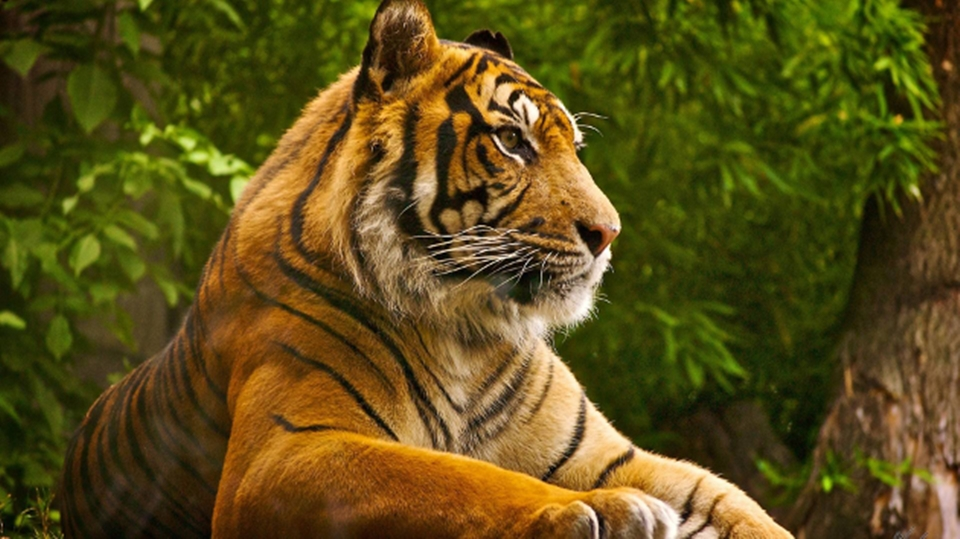
#> input picture manipula_img/img001.jpeg, 960 x 539 px; its folder holds 6 pictures in this run
$ python gamma2.py
#> lines starting #> are read from the running program, lines starting #| are printed output that depends on the picture
#!/usr/bin/python
'''
Este código carrega uma imagem jpg, quebra em duas partes (metades superior e inferior) e
realiza um ajuste de brilho e contraste

22/08/2022
'''

import numpy as np
from PIL import Image
from time import perf_counter
import multiprocessing
from random import randint
import os

def define_brilho(id,matriz, alpha, beta):
    imagem_result = np.zeros(matriz.shape, matriz.dtype)

    y, x, c = matriz.shape

    for ypos in range(y):
        for xpos in range(x):
            for canal in range(c):
                imagem_result[ypos, xpos, canal] = np.clip((alpha * matriz[ypos, xpos, canal]) + beta, 0, 255)

    Image.fromarray(imagem_result).save(f'img_{id}.jpeg')


if __name__ == '__main__':
    start_time = perf_counter()

    imagem_original = Image.open('img001.jpeg')
#> imagem_original is the input picture: PIL image 960x539 RGB; mean R, G, B 91.7, 78.2, 24.3

    matriz_original = np.asarray(imagem_original)

    y, x, c = matriz_original.shape
#> y = 539; x = 960; c = 3


    matriz_superior = np.copy(matriz_original[:int(y/2)])
    matriz_superior_1 = np.copy(matriz_superior[:,:int(x/2)])
    matriz_superior_2 = np.copy(matriz_superior[:,int(x/2):])

    matriz_inferior = np.copy(matriz_original[int(y/2):])
    matriz_inferior_1 = np.copy(matriz_inferior[:,:int(x/2)])
    matriz_inferior_2 = np.copy(matriz_inferior[:,int(x/2):])


    p1 = multiprocessing.Process(target=define_brilho, args=('quadrante1',matriz_superior_1,3, 100))
    p2 = multiprocessing.Process(target=define_brilho, args=('quadrante2',matriz_superior_2,3, 100))
    p3 = multiprocessing.Process(target=define_brilho, args=('quadrante3',matriz_inferior_1,3, 100))
    p4 = multiprocessing.Process(target=define_brilho, args=('quadrante4',matriz_inferior_2,3, 100))

    p1.start()
    p2.start()
#> call 2 of define_brilho, with id = 'quadrante2', alpha = 3, beta = 100
#> after the loop in define_brilho (call 2), `for ypos in range(y):`:
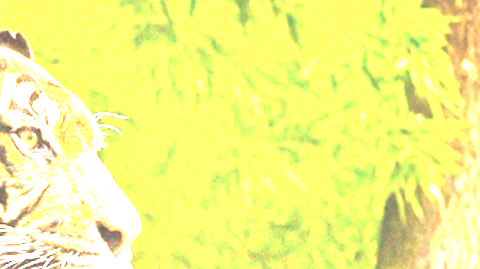
#> imagem_result: shape (269, 480, 3); mean R, G, B 245.7, 247.2, 133.7
    p3.start()
#> call 3 of define_brilho, with id = 'quadrante3', alpha = 3, beta = 100
#> after the loop in define_brilho (call 3), `for ypos in range(y):`:
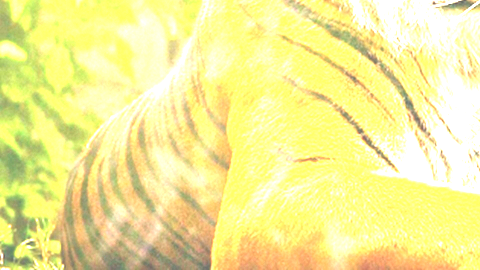
#> imagem_result: shape (270, 480, 3); mean R, G, B 244.2, 238.1, 151.2
    p4.start()
#> call 4 of define_brilho, with id = 'quadrante4', alpha = 3, beta = 100
#> after the loop in define_brilho (call 4), `for ypos in range(y):`:
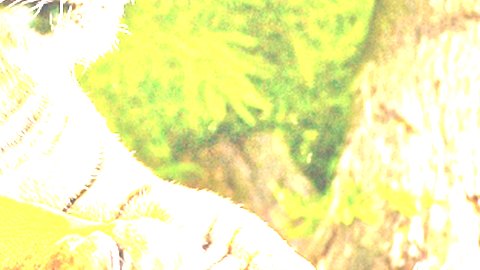
#> imagem_result: shape (270, 480, 3); mean R, G, B 241.8, 242.9, 175.1

    p1.join()
    p2.join()
    p3.join()
    p4.join()


    img_quadrante1 = Image.open('img_quadrante1.jpeg')
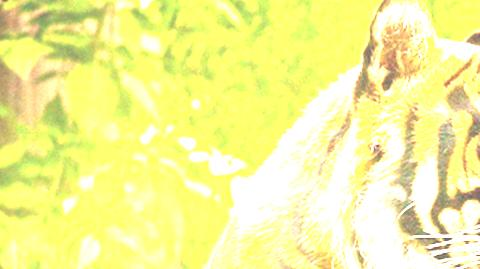
#> img_quadrante1: PIL image 480x269 RGB; mean R, G, B 245.2, 244.9, 151.7
    img_quadrante2 = Image.open('img_quadrante2.jpeg')
    img_quadrante3 = Image.open('img_quadrante3.jpeg')
    img_quadrante4 = Image.open('img_quadrante4.jpeg')

    matriz_qua1 = np.asarray(img_quadrante1)
    matriz_qua2 = np.asarray(img_quadrante2)
    matriz_qua3 = np.asarray(img_quadrante3)
    matriz_qua4 = np.asarray(img_quadrante4)


    matriz_sup = np.concatenate(( matriz_qua1, matriz_qua2), axis=1)
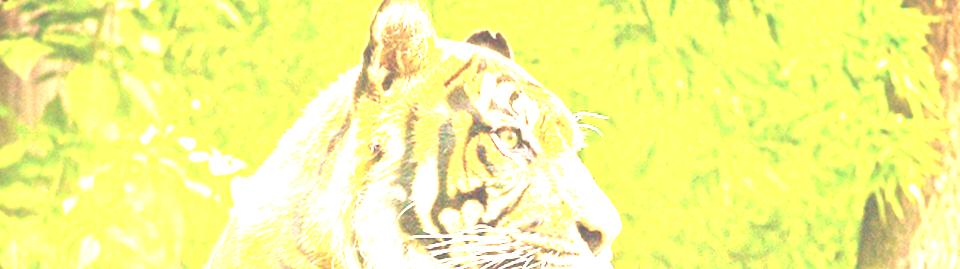
#> matriz_sup: shape (269, 960, 3); mean R, G, B 245, 245.7, 142.5
    matriz_inf = np.concatenate(( matriz_qua3, matriz_qua4), axis=1)
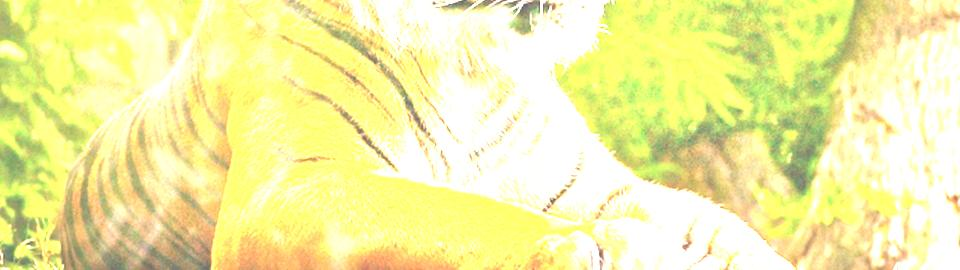
#> matriz_inf: shape (270, 960, 3); mean R, G, B 242, 240, 162.7

    matriz_comp = np.concatenate(( matriz_sup, matriz_inf))
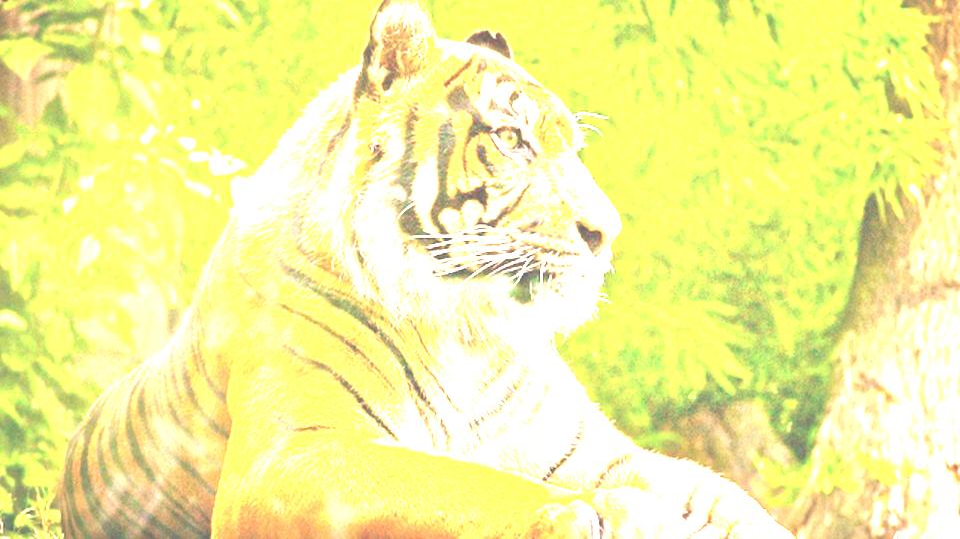
#> matriz_comp: shape (539, 960, 3); mean R, G, B 243.5, 242.8, 152.6

    imagem_comp = Image.fromarray(matriz_comp)

    imagem_comp.save('img005.jpeg')

    end_time = perf_counter()
    print(f'As tarefas levaram {end_time- start_time: 0.2f} segundo(s) para executar.')
